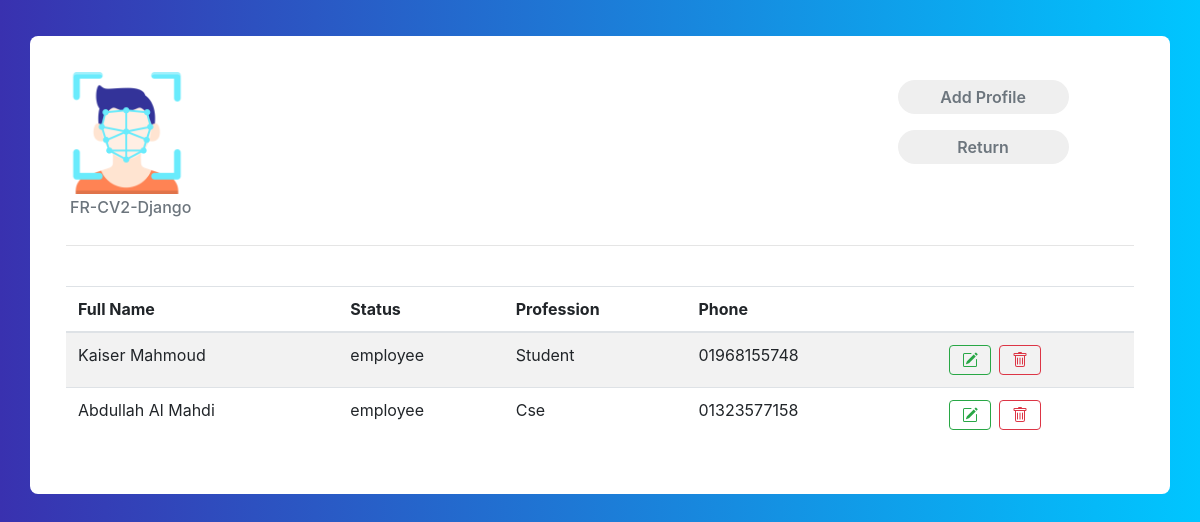
/profiles/, run on the app's committed database.
### core/models.py (models this page shows, shortened)
class Profile(models.Model):
    first_name = models.CharField(max_length=70)
    last_name = models.CharField(max_length=70)
    date = models.DateField()
    phone = models.BigIntegerField()
    email = models.EmailField()
    ranking = models.IntegerField()
    profession = models.CharField(max_length=200)
    status = models.CharField(choices=types,max_length=20,null=True,blank=False,default='employee')
    present = models.BooleanField(default=False)
    image = models.ImageField()
    updated = models.DateTimeField(auto_now=True)
    shift = models.TimeField()

### core/views.py (the view)
# urls.py: path('profiles/', profiles, name='profiles'),
def profiles(request):
    profiles = Profile.objects.all()
    context = {
        'profiles': profiles
    }
    return render(request, 'core/profiles.html', context)

### core/templates/core/profiles.html (shortened to what this page needs)
{% extends "core/base.html" %}
{% load static %}
{% block content %}
<div class="container emp-profile">
    <div class="row">
        <div class="col-md-3">
            <img src="{% static 'img/fcicon.png'%}" alt="" width="50%">
            <h6 class="text-muted p-1"> FR-CV2-Django</h6>
        </div>
        <div class="col-md-6">
        </div>
        <div class="col-md-3">
            <a href="{% url 'add_profile' %}"><input type="submit" class="profile-edit-btn m-2 " name="btnAddMore"
                    value="Add Profile" /></a>
            <a   href="{% url 'index' %}"><input type="submit" class="profile-edit-btn m-2 "
                        name="btnAddMore" value="Return" /></a>
        </div>
    </div>
    <hr>
    <div class="tab-content" id="myTabContent">
        <br>
        <table class="table table-striped ">
            <thead>
                <tr>
                    <th scope="col">Full Name</th>
                    <th scope="col">Status</th>
                    <th scope="col">Profession</th>
                    <th scope="col">Phone</th>
                    <th scope="col"> </th>
                    <th scope="col"> </th>
                </tr>
            </thead>
            <tbody>
                {% for profile in profiles %}
                <tr>
                    <td>{{profile.first_name}} {{profile.last_name}}</td>
                    <td>{{profile.status}}</td>
                    <td>{{profile.profession}}</td>
                    <td>0{{profile.phone}}</td>
                    <td></td>
                    <td>
                        <div class="btn-group btn-group-toggle">
                            <a href="{% url 'edit_profile' profile.id %}">
                                <button type="button" class="btn btn-outline-success mr-1">
                                </button>
                            </a>
                            <a href="{% url 'delete_profile' profile.id %}">
                                <button type="button" class="btn btn-outline-danger ml-1">
                                </button>
                            </a>
                        </div>
                    </td>
                </tr>
                {% endfor%}
            </tbody>
        </table>
    </div>
</div>
{% endblock content %}

### static/css/details.css (style rules this page uses)
.emp-profile { padding: 3%; margin-top: 3%; margin-bottom: 3%; border-radius: 0.5rem; background: #fff; }
.profile-edit-btn { border: none; border-radius: 1.5rem; width: 70%; padding: 2%; font-weight: 600; color: #6c757d; cursor: pointer; }

### static/css/body.css (style rules this page uses)
body { background: -webkit-linear-gradient(left, #3931af, #00c6ff); }

### data on the page
Profile: first_name "Kaiser", last_name "Mahmoud", status "employee", profession "Student", phone "1968155748"
Profile: first_name "Abdullah", last_name "Al Mahdi", status "employee", profession "Cse", phone "1323577158"
